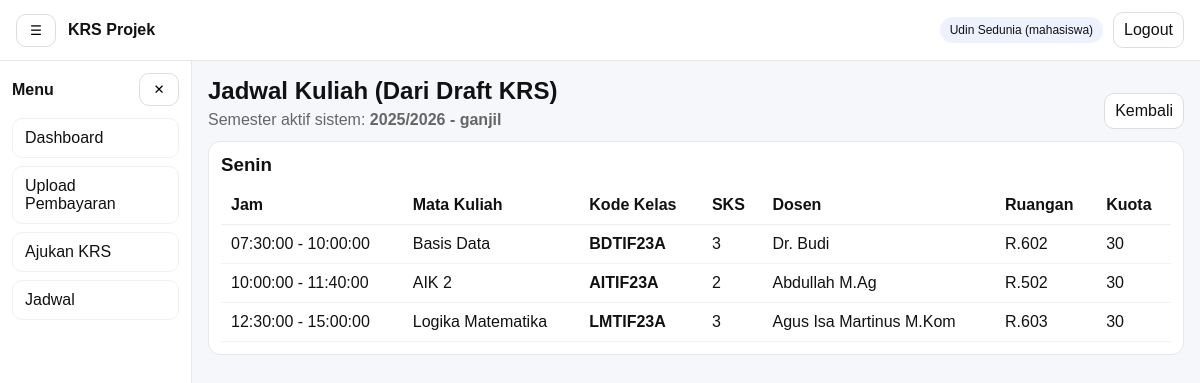
The app's page /mahasiswa/jadwal/index.php (signed in) with its own data.
### tables this page shows
CREATE TABLE `semester` (
  `id` int(11) NOT NULL,
  `nama` varchar(50) NOT NULL,
  `periode` enum('ganjil','genap') NOT NULL DEFAULT 'ganjil',
  `is_active` tinyint(1) NOT NULL DEFAULT 0,
  `created_at` timestamp NOT NULL DEFAULT current_timestamp(),
  `opened_at` datetime DEFAULT NULL,
  `closed_at` datetime DEFAULT NULL
);

CREATE TABLE `jadwal_kelas` (
  `id` int(11) NOT NULL,
  `semester_id` int(11) NOT NULL,
  `semester_ke` tinyint(3) UNSIGNED NOT NULL,
  `kode_kelas` varchar(30) NOT NULL,
  `mata_kuliah` varchar(150) NOT NULL,
  `sks` tinyint(3) UNSIGNED NOT NULL DEFAULT 2,
  `dosen` varchar(120) DEFAULT NULL,
  `hari` varchar(20) NOT NULL,
  `jam_mulai` time NOT NULL,
  `jam_selesai` time NOT NULL,
  `ruangan` varchar(50) DEFAULT NULL,
  `kuota` int(11) NOT NULL DEFAULT 30,
  `created_at` timestamp NOT NULL DEFAULT current_timestamp()
);

### includes/functions.php (called while the page is built, shortened)
<?php
function e(?string $str): string {
  return htmlspecialchars((string)$str, ENT_QUOTES, 'UTF-8');
}
function url(string $path = ''): string {
  $path = ltrim($path, '/');
  return APP_URL . ($path ? '/' . $path : '');
}
function get_active_semester(PDO $pdo): ?array {
  $st = $pdo->query("SELECT id, nama, periode FROM semester WHERE is_active=1 LIMIT 1");
  $row = $st->fetch();
  return $row ?: null;
}

### mahasiswa/jadwal/index.php (the view, shortened to what this page needs)
<?php
require_once __DIR__ . '/../../includes/db.php';
require_once __DIR__ . '/../../includes/functions.php';
$pdo = db();
$pdo->setAttribute(PDO::ATTR_DEFAULT_FETCH_MODE, PDO::FETCH_ASSOC);
$u = auth_user();
$userId = (int)($u['id'] ?? 0);
function parse_codes(string $csv): array {
  $parts = array_map('trim', explode(',', $csv));
  $parts = array_filter($parts, fn($v) => $v !== '');
  return array_values(array_unique($parts));
}
$active = null;
$rows = [];
$byDay = [];
try {
  $active = get_active_semester($pdo);
  if (!$active) {
    flash_set('global', 'Belum ada semester aktif sistem. Minta admin set semester aktif dulu.', 'warning');
  } else {
    $semesterId = (int)$active['id'];
    $st = $pdo->prepare("SELECT kode_kelas_text FROM krs_draft WHERE user_id=? AND semester_id=? LIMIT 1");
    $st->execute([$userId, $semesterId]);
    $draft = $st->fetch() ?: [];
    $csv = (string)($draft['kode_kelas_text'] ?? '');
    $codes = parse_codes($csv);
    if ($codes) {
      $ph = implode(',', array_fill(0, count($codes), '?'));
      $params = array_merge([$semesterId], $codes);
      $st = $pdo->prepare("
        SELECT kode_kelas, mata_kuliah, sks, dosen, hari, jam_mulai, jam_selesai, ruangan, kuota
        FROM jadwal_kelas
        WHERE semester_id = ?
          AND kode_kelas IN ($ph)
        ORDER BY FIELD(hari,'Senin','Selasa','Rabu','Kamis','Jumat','Sabtu'), jam_mulai, mata_kuliah, kode_kelas
      ");
      $st->execute($params);
      $rows = $st->fetchAll();
    }
  }
} catch (Throwable $e) {
  if (APP_DEBUG) flash_set('global', 'DB error: '.$e->getMessage(), 'warning');
}
foreach ($rows as $r) {
  $day = (string)($r['hari'] ?? 'Lainnya');
  $byDay[$day][] = $r;
}
?>
<?php include __DIR__ . '/../../partials/header.php'; ?>
<?php include __DIR__ . '/../../partials/navbar.php'; ?>
<div class="layout">
  <?php include __DIR__ . '/../../partials/sidebar.php'; ?>
  <main class="content">
    <div style="display:flex;justify-content:space-between;gap:10px;flex-wrap:wrap;align-items:end;">
      <div>
        <h2 style="margin:0;">Jadwal Kuliah (Dari Draft KRS)</h2>
        <div style="color:#666;margin-top:6px;">
          Semester aktif sistem: <b><?= $active ? e($active['nama'].' - '.$active['periode']) : '-' ?></b>
        </div>
      </div>
      <a class="btn" href="<?= e(url('mahasiswa/index.php')) ?>">Kembali</a>
    </div>
    <?php if (!$active): ?>
      <section style="background:#fff;border:1px solid #e6e6e6;border-radius:12px;padding:12px;margin-top:12px;">
        <div style="color:#666;">Belum ada semester aktif sistem. Minta admin set semester aktif dulu.</div>
      </section>
    <?php else: ?>
      <?php foreach ($byDay as $day => $items): ?>
        <section style="background:#fff;border:1px solid #e6e6e6;border-radius:12px;padding:12px;margin-top:12px;">
          <h3 style="margin:0 0 10px;"><?= e($day) ?></h3>
          <div style="overflow:auto;">
            <table style="width:100%;border-collapse:collapse;min-width:950px;">
              <thead>
                <tr>
                  <th style="text-align:left;border-bottom:1px solid #eee;padding:10px;">Jam</th>
                  <th style="text-align:left;border-bottom:1px solid #eee;padding:10px;">Mata Kuliah</th>
                  <th style="text-align:left;border-bottom:1px solid #eee;padding:10px;">Kode Kelas</th>
                  <th style="text-align:left;border-bottom:1px solid #eee;padding:10px;">SKS</th>
                  <th style="text-align:left;border-bottom:1px solid #eee;padding:10px;">Dosen</th>
                  <th style="text-align:left;border-bottom:1px solid #eee;padding:10px;">Ruangan</th>
                  <th style="text-align:left;border-bottom:1px solid #eee;padding:10px;">Kuota</th>
                </tr>
              </thead>
              <tbody>
                <?php foreach ($items as $r): ?>
                  <tr>
                    <td style="padding:10px;border-bottom:1px solid #f3f3f3;">
                      <?= e((string)($r['jam_mulai'] ?? '')) ?> - <?= e((string)($r['jam_selesai'] ?? '')) ?>
                    </td>
                    <td style="padding:10px;border-bottom:1px solid #f3f3f3;"><?= e((string)($r['mata_kuliah'] ?? '')) ?></td>
                    <td style="padding:10px;border-bottom:1px solid #f3f3f3;"><b><?= e((string)($r['kode_kelas'] ?? '')) ?></b></td>
                    <td style="padding:10px;border-bottom:1px solid #f3f3f3;"><?= (int)($r['sks'] ?? 0) ?></td>
                    <td style="padding:10px;border-bottom:1px solid #f3f3f3;"><?= e((string)($r['dosen'] ?? '')) ?></td>
                    <td style="padding:10px;border-bottom:1px solid #f3f3f3;"><?= e((string)($r['ruangan'] ?? '')) ?></td>
                    <td style="padding:10px;border-bottom:1px solid #f3f3f3;"><?= (int)($r['kuota'] ?? 0) ?></td>
                  </tr>
                <?php endforeach; ?>
              </tbody>
            </table>
          </div>
        </section>
      <?php endforeach; ?>
    <?php endif; ?>
  </main>
</div>
<?php include __DIR__ . '/../../partials/footer.php'; ?>

### assets/css/style.css (style rules this page uses)
* { box-sizing: border-box; }
body { margin: 0; font-family: Arial, sans-serif; background:#f6f7fb; color:#111; }
a { text-decoration: none; color: inherit; }
.btn, .btn-icon { border:1px solid #ddd; background:#fff; border-radius:10px; padding:8px 10px; cursor:pointer; }
.layout { display:flex; min-height: calc(100vh - 56px); }
.content { flex:1; padding: 16px; }

### records on screen
semester: nama+periode "2025/2026 - ganjil"
jadwal_kelas: hari "Senin", jam_mulai "12:30:00", jam_selesai "15:00:00", mata_kuliah "Logika Matematika", kode_kelas "LMTIF23A", sks "3", dosen "Agus Isa Martinus M.Kom", ruangan "R.603", kuota "30"
jadwal_kelas: jam_mulai "07:30:00", jam_selesai "10:00:00", mata_kuliah "Basis Data", kode_kelas "BDTIF23A", sks "3", dosen "Dr. Budi", ruangan "R.602", kuota "30"
jadwal_kelas: jam_mulai "10:00:00", jam_selesai "11:40:00", mata_kuliah "AIK 2", kode_kelas "AITIF23A", sks "2", dosen "Abdullah M.Ag", ruangan "R.502", kuota "30"

### other values on screen
APP_NAME "KRS Projek"
$u['name'] "Udin Sedunia"
$u['role'] "mahasiswa"
$it['label'] "Dashboard"
$it['label'] "Upload Pembayaran"
$it['label'] "Ajukan KRS"
$it['label'] "Jadwal"
